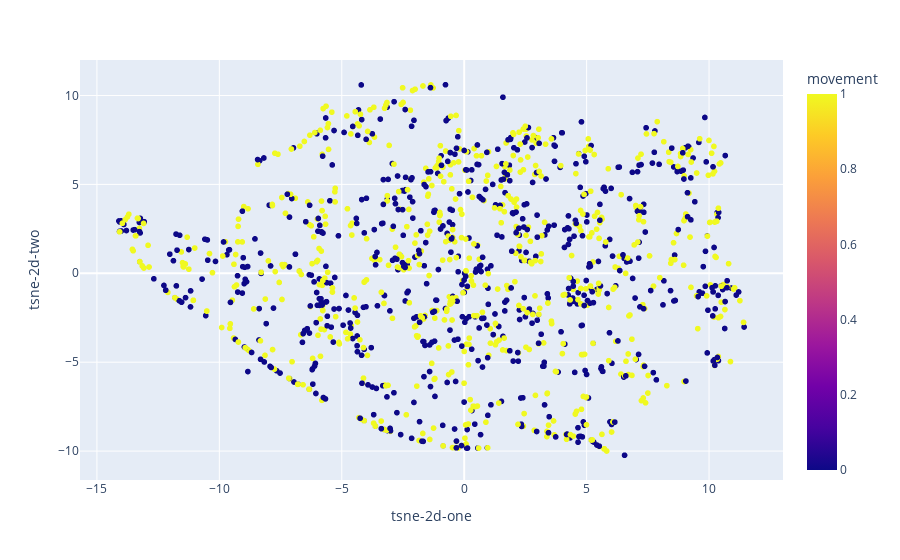

Write notebook code for a chart like this one.
### Code cell
fig = px.scatter(df_subset, x='tsne-2d-one', y='tsne-2d-two', color='movement', hover_data=['text_cleaned'])
fig.show()

### Figure 1 — Plotly figure (JSON) as saved in the notebook; plotly's stock layout.template omitted (floating-point values rounded to 4 significant figures; data arrays with more than 128 entries replaced by an {"elided": "..."} marker saying what was removed)
{"data": [{"customdata": {"elided": "1397x1 str values"}, "hovertemplate": "tsne-2d-one=%{x}<br>tsne-2d-two=%{y}<br>text_cleaned=%{customdata[0]}<br>movement=%{marker.color}<extra></extra>", "legendgroup": "", "marker": {"color": {"elided": "1397 int values"}, "coloraxis": "coloraxis", "symbol": "circle"}, "mode": "markers", "name": "", "showlegend": false, "type": "scattergl", "x": {"elided": "1397 float values"}, "xaxis": "x", "y": {"elided": "1397 float values"}, "yaxis": "y"}], "layout": {"coloraxis": {"colorbar": {"title": {"text": "movement"}}, "colorscale": [[0, "#0d0887"], [0.1111, "#46039f"], [0.2222, "#7201a8"], [0.3333, "#9c179e"], [0.4444, "#bd3786"], [0.5556, "#d8576b"], [0.6667, "#ed7953"], [0.7778, "#fb9f3a"], [0.8889, "#fdca26"], [1, "#f0f921"]]}, "legend": {"tracegroupgap": 0}, "margin": {"t": 60}, "xaxis": {"anchor": "y", "domain": [0, 1], "title": {"text": "tsne-2d-one"}}, "yaxis": {"anchor": "x", "domain": [0, 1], "title": {"text": "tsne-2d-two"}}}}
